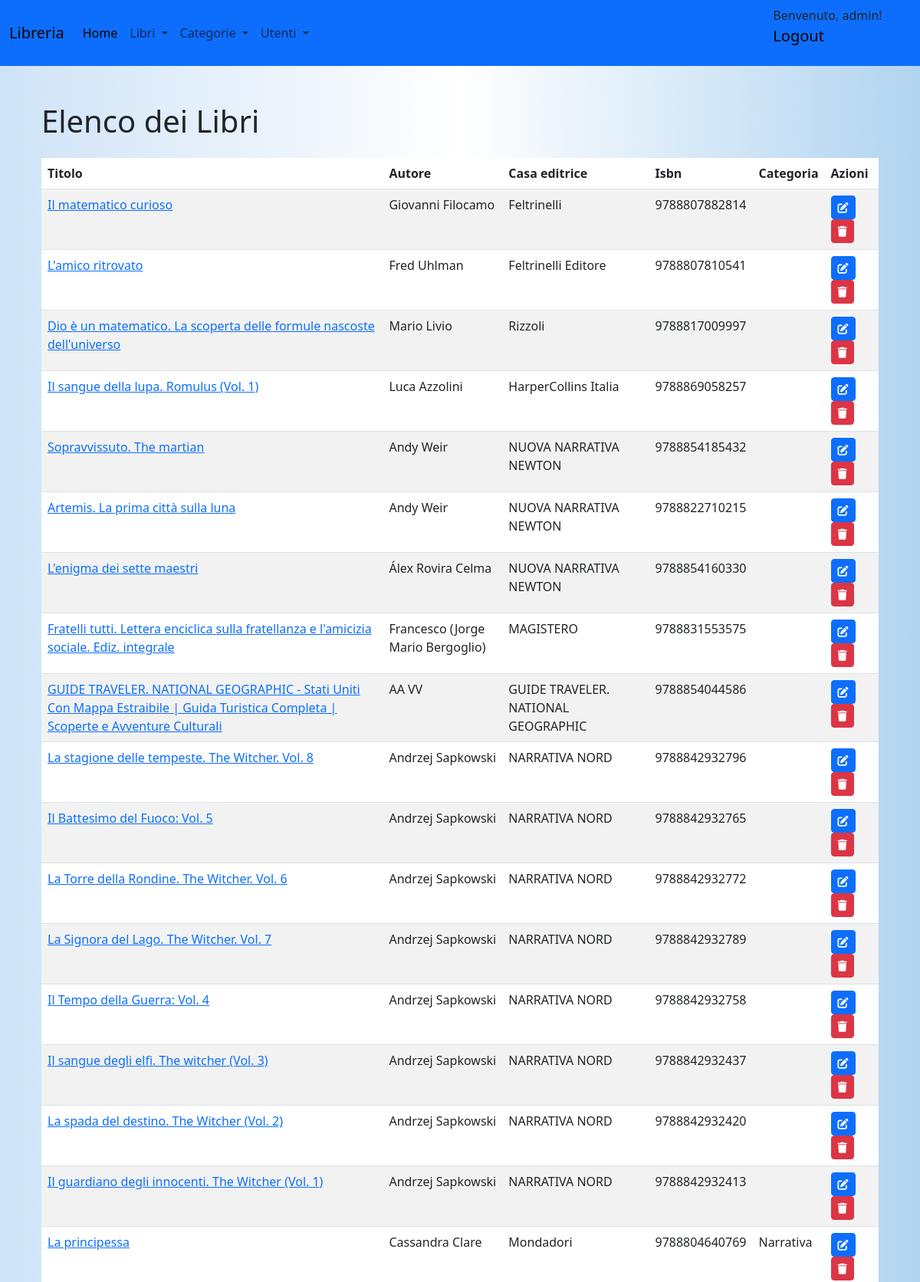
The page /api/libri (signed in, upper part) on the database its author committed.
### models/models.py (models this page shows, shortened)
class Utente(db.Model):
    __tablename__ = "utenti"
    id = db.Column(db.Integer, primary_key=True)
    username = db.Column(db.String(50), unique=True, nullable=False)
    email = db.Column(db.String(100), unique=True, nullable=False)
    password_hash = db.Column(db.String(200), nullable=False)
    ruolo = db.Column(db.String(50), nullable=False, default="utente")  # "admin" | "bibliotecario" | "utente"
    @property
    def is_authenticated(self):
        return True

class Libri(db.Model):
    __tablename__ = "libri"
    id = db.Column(db.Integer, primary_key=True)
    titolo = db.Column(db.String(100), nullable=False)
    autore_id = db.Column(db.Integer, db.ForeignKey('autori.id'), nullable=False)
    casa_editrice = db.Column(db.String(50))
    isbn = db.Column(db.String(13))
    categoria_id = db.Column(db.Integer, db.ForeignKey('categorie.id'), nullable=False)
    posizione = db.Column(db.String(20))
    prefazione = db.Column(db.String(5000))

class Autori(db.Model):
    __tablename__ = "autori"
    id = db.Column(db.Integer, primary_key=True)
    nome = db.Column(db.String(25))
    cognome = db.Column(db.String(25))
    libri = db.relationship('Libri', backref='autore', lazy=True)

class Categorie(db.Model):
    __tablename__ = "categorie"
    id = db.Column(db.Integer, primary_key=True)
    categoria = db.Column(db.String(25))
    libri = db.relationship('Libri', backref='categoria', lazy=True)

### routes/libri.py (the view)
@libri_bp.route('/libri', methods=['GET'])
@login_required
def get_libri():
    libri = get_all_libri()
    return render_template('elenco_libri.html',libri=libri)

### app.py (called while the page is built)
@login_manager.user_loader
def load_user(user_id):
    return Utente.query.get(int(user_id))

### services/libri_service.py (called while the page is built)
def get_all_libri():
    return Libri.query.all()

### templates/elenco_libri.html (shortened to what this page needs)
{% extends "form.html" %}
{% block content %}
<div class="container mt-5">
    <h1 class="mb-4">Elenco dei Libri</h1>
    <table id="tabella_libri" class="table table-striped">
        <thead>
            <tr>
                <th>Titolo</th>
                <th>Autore</th>
                <th>Casa editrice</th>
                <th>Isbn</th>
                <th>Categoria</th>
                <th>Azioni</th>
            </tr>
        </thead>
        <tbody>
            {% for libro in libri %}
            <tr>
                <td><a href="/api/libro/{{ libro.id }}">{{ libro.titolo }}</a></td>
                <td>{{ libro.autore.nome}} {{ libro.autore.cognome}}</td>
                <td>{{ libro.casa_editrice }}</td>
                <td>{{ libro.isbn }}</td>
                <td>{{ libro.categoria.categoria }}</td>
                <td>
                    <a href="/api/libro/{{ libro.id }}/edit" class="btn btn-primary btn-sm" title="Modifica"><i
                            class="fa-solid fa-pen-to-square"></i> </a>
                    <a href="#" class="btn btn-danger btn-sm" onclick="eliminaLibro({{ libro.id }})" title="Elimina"><i
                            class="fa-solid fa-trash"></i> </a>
                </td>
            </tr>
            {% endfor %}
    </table>
</div>
{% endblock %}

### templates/form.html (shortened to what this page needs)
<!DOCTYPE html>
<html lang="it">
<head>
    <link href="{{ url_for('static', filename='css/style.css') }}" rel="stylesheet">
    <link href="https://cdn.jsdelivr.net/npm/bootstrap@5.3.2/dist/css/bootstrap.min.css" rel="stylesheet">
    <link href="https://cdnjs.cloudflare.com/ajax/libs/font-awesome/6.5.1/css/all.min.css" rel="stylesheet">
    <link href="https://cdnjs.cloudflare.com/ajax/libs/twitter-bootstrap/5.3.0/css/bootstrap.min.css" rel="stylesheet">
    <link href="https://cdn.datatables.net/2.1.8/css/dataTables.bootstrap5.css" rel="stylesheet">
</head>
<body>
    <nav class="navbar navbar-expand-lg">
        <div class="container-fluid">
            <a class="navbar-brand" href="#">Libreria</a>
            <div class="collapse navbar-collapse" id="navbarSupportedContent">
                <ul class="navbar-nav me-auto mb-2 mb-lg-0">
                    <li class="nav-item">
                        <a class="nav-link active" aria-current="page" href="/home">Home</a>
                    </li>
                    <li class="nav-item dropdown">
                        <a class="nav-link dropdown-toggle" href="#" role="button" data-bs-toggle="dropdown"
                            aria-expanded="false">
                            Libri
                        </a>
                    </li>
                    <li class="nav-item dropdown">
                        <a class="nav-link dropdown-toggle" href="#" role="button" data-bs-toggle="dropdown"
                            aria-expanded="false">
                            Categorie
                        </a>
                    </li>
                    <li class="nav-item dropdown">
                        <a class="nav-link dropdown-toggle" href="#" role="button" data-bs-toggle="dropdown"
                            aria-expanded="false">
                            Utenti
                        </a>
                    </li>
                </ul>
            </div>
        </div>
        {% if current_user.is_authenticated %}
        <p>Benvenuto, {{ current_user.username }}!
            <a class="navbar-brand" href="{{ url_for('utenti.logout') }}">Logout</a>
        </p>
        {% else %}
        <a class="navbar-brand" href="{{ url_for('utenti.login') }}">Login</a>
        <a class="navbar-brand" href="{{ url_for('utenti.register') }}">Registrati</a>
        {% endif %}
    </nav>
    <div class="container mt-4">
        {% block content %}{% endblock %}
    </div>
</body>
</html>

### static/css/style.css (style rules this page uses)
:root { --primary-color: #4CAF50; --hover-color: #45a049; --background-color: #fff; --btn-primary: #0d6efd; }
body { background: linear-gradient(to right, #cfe3f7, #fff, #b1d4f0); color: #333; font-family: 'Times New Roman', Times, serif; }
nav.navbar { background-color: var(--btn-primary); }

### rows shown on the page
Utente: username "admin"
Libri: titolo "Il matematico curioso", autore.nome "Giovanni", autore.cognome "Filocamo", casa_editrice "Feltrinelli", isbn "9788807882814"
Libri: titolo "L'amico ritrovato", autore.nome "Fred", autore.cognome "Uhlman", casa_editrice "Feltrinelli Editore", isbn "9788807810541"
Libri: titolo "Dio è un matematico. La scoperta delle formule nascoste dell'universo", autore.nome "Mario", autore.cognome "Livio", casa_editrice "Rizzoli", isbn "9788817009997"
Libri: titolo "Il sangue della lupa. Romulus (Vol. 1)", autore.nome "Luca", autore.cognome "Azzolini", casa_editrice "HarperCollins Italia", isbn "9788869058257"
Libri: titolo "Sopravvissuto. The martian", autore.nome "Andy", autore.cognome "Weir", casa_editrice "NUOVA NARRATIVA NEWTON", isbn "9788854185432"
Libri: titolo "Artemis. La prima città sulla luna", autore.nome "Andy", autore.cognome "Weir", casa_editrice "NUOVA NARRATIVA NEWTON", isbn "9788822710215"
Libri: titolo "L'enigma dei sette maestri", autore.nome "Álex Rovira", autore.cognome "Celma", casa_editrice "NUOVA NARRATIVA NEWTON", isbn "9788854160330"
Libri: titolo "Fratelli tutti. Lettera enciclica sulla fratellanza e l'amicizia sociale. Ediz. integrale", autore.nome "Francesco (Jorge Mario", autore.cognome "Bergoglio)", casa_editrice "MAGISTERO", isbn "9788831553575"
Libri: titolo "GUIDE TRAVELER. NATIONAL GEOGRAPHIC - Stati Uniti Con Mappa Estraibile | Guida Turistica Completa | Scoperte e Avventure Culturali", autore.nome "AA", autore.cognome "VV", casa_editrice "GUIDE TRAVELER. NATIONAL GEOGRAPHIC", isbn "9788854044586"
Libri: titolo "La stagione delle tempeste. The Witcher. Vol. 8", autore.nome "Andrzej", autore.cognome "Sapkowski", casa_editrice "NARRATIVA NORD", isbn "9788842932796"
Libri: titolo "Il Battesimo del Fuoco: Vol. 5", autore.nome "Andrzej", autore.cognome "Sapkowski", casa_editrice "NARRATIVA NORD", isbn "9788842932765"
Libri: titolo "La Torre della Rondine. The Witcher. Vol. 6", autore.nome "Andrzej", autore.cognome "Sapkowski", casa_editrice "NARRATIVA NORD", isbn "9788842932772"
Libri: titolo "La Signora del Lago. The Witcher. Vol. 7", autore.nome "Andrzej", autore.cognome "Sapkowski", casa_editrice "NARRATIVA NORD", isbn "9788842932789"
Libri: titolo "Il Tempo della Guerra: Vol. 4", autore.nome "Andrzej", autore.cognome "Sapkowski", casa_editrice "NARRATIVA NORD", isbn "9788842932758"
Libri: titolo "Il sangue degli elfi. The witcher (Vol. 3)", autore.nome "Andrzej", autore.cognome "Sapkowski", casa_editrice "NARRATIVA NORD", isbn "9788842932437"
Libri: titolo "La spada del destino. The Witcher (Vol. 2)", autore.nome "Andrzej", autore.cognome "Sapkowski", casa_editrice "NARRATIVA NORD", isbn "9788842932420"
Libri: titolo "Il guardiano degli innocenti. The Witcher (Vol. 1)", autore.nome "Andrzej", autore.cognome "Sapkowski", casa_editrice "NARRATIVA NORD", isbn "9788842932413"
Libri: titolo "La principessa", autore.nome "Cassandra", autore.cognome "Clare", casa_editrice "Mondadori", isbn "9788804640769", categoria.categoria "Narrativa"
